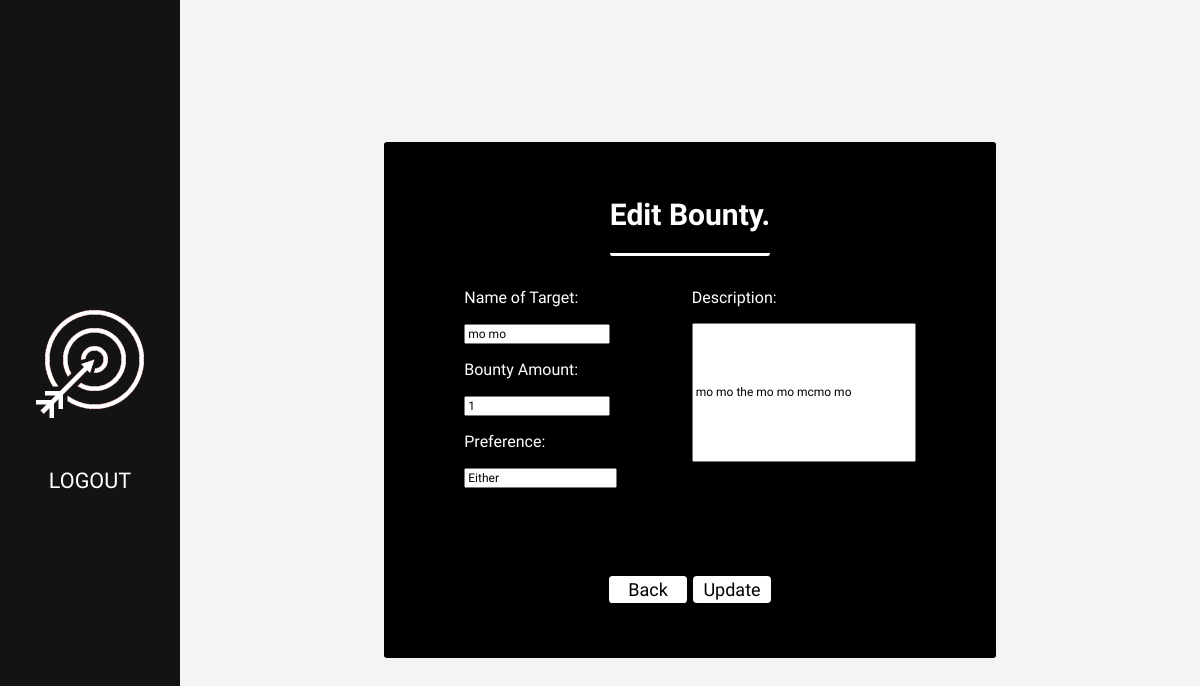
The app's page /edit_bounty/24/ (signed in) with its own data.
### app/models.py (models this page shows)
class BountyPost(models.Model):
    user = models.ForeignKey(User, on_delete=models.CASCADE, null=True, blank=True)
    target_name = models.CharField(max_length=20)
    description = models.TextField()
    bounty = models.IntegerField()
    WANTED = (
        ("Dead", "Dead"),
        ("Alive", "Alive"),
        ("Either", "Either"),
    )
    dead_or_alive = models.CharField(max_length=6, choices=WANTED)
    completed = models.BooleanField()

### app/decorators.py (the view)
    def wrapper_function(request, *args, **kwargs):
        group = None
        if request.user.groups.exists():
            group = request.user.groups.all()[0].name
        if group == 'Hunter':
            return redirect('hunter_home')
        if group == 'Customer' or group == 'admin':
            return view_func(request, *args, **kwargs)

### app/views.py (called while the page is built, shortened)
@login_required(login_url='login')
@customer_only
def editBounty(request, id):
    bounty = BountyPost.objects.get(id=id)
    context= {'form':bounty}
    return render(request, 'edit.html', context)

### app/templates/edit.html (shortened to what this page needs)
{% extends 'base.html' %}
{%block content%}
<form action="" method="POST" class='container2'>
    <div class="contents1">
        <h3>Edit Bounty.</h3>
        <div class='contents2'>
            <div>
                <div>
                    <p>Name of Target:</p>
                    <input name='name9' id='name_9' type="text" value='{{form.target_name}}'>
                </div>
                <div>
                    <p>Bounty Amount:</p>
                    <input name='bounty9' id='bounty_9' type="number" value='{{form.bounty}}'>
                </div>
                <div>
                    <p>Preference:</p>
                    <input name='pref9' id='pref_9' type="text" value='{{form.dead_or_alive}}'>
                </div>
                </div>
                <div>
                    <p>Description:</p>
                    <input name='des9' id='des_9' type="text" value='{{form.description}}'>
                </div>
        </div>
        <div class='grp_btn'>
            <a href="{% url 'view' %}"><div class='back_btn'><p>Back</p></div></a>
            <input id='crt_bounty' type="submit" value='Update'>
        </div>
    </div>
</form>
{%endblock content%}

### app/static/styles.css (style rules this page uses)
body { min-height: 100vh; min-width: 100%; background-color: #131313; margin: 0; display: flex; justify-content: flex-end; flex-direction: row; }
.second_body { min-height: 100vh; min-width: 100%; background-color: #f4f4f4; margin: 0; display: block; }
.container2 { position: absolute; right: 0; top: 0; height: 100vh; width: 85vw; display: flex; flex-direction: column; flex-wrap: wrap; align-items: center; justify-content: center; }
.contents1 { background-color: black; color: white; font-family: 'Alexandria', sans-serif; width: 50vw; height: 63vh; display: flex; flex-direction: column; flex-wrap: wrap; align-items: center; justify-content: center; border-radius: 3px; padding: .5vw; }
.contents1 h3 { margin: 0; font-size: 2.5vw; border-bottom: white solid .3vw; border-radius: .2vw; height: 7vh; margin-bottom: 2vh; }
.contents2 { display: flex; flex-direction: row; flex-wrap: wrap; align-items: space-evenly; justify-content: space-evenly; height: 38vh; width: 100%; }
#crt_bounty { background-color: white; font-family: 'Alexandria', sans-serif; color: black; border: none; font-size: 1.5vw; height: 2.3vw; width: 6.5vw; border-radius: 4px; transition: .5s; }
#name_9 { width: 11.5vw; font-size: 1vw; font-family: 'Alexandria', sans-serif; }
#bounty_9 { width: 11.5vw; font-size: 1vw; font-family: 'Alexandria', sans-serif; }
#pref_9 { width: 12.1vw; font-size: 1vw; font-family: 'Alexandria', sans-serif; }
#des_9 { font-size: 1vw; font-family: 'Alexandria', sans-serif; height: 11.1vw; width: 18vw; display: flex; }
.back_btn { color: black; font-family: 'Alexandria', sans-serif; font-size: 1.5vw; background-color: white; height: 2.2vw; width: 6.5vw; display: flex; align-items: center; justify-content: center; border-radius: .2em; transition: .5s; }
.grp_btn { display: flex; justify-content: center; align-items: center; column-gap: .5vw; }
.grp_btn a { text-decoration: none; }

### records on screen
BountyPost: name9 "mo mo", bounty9 "1", pref9 "Either", des9 "mo mo the mo mo mcmo mo"
